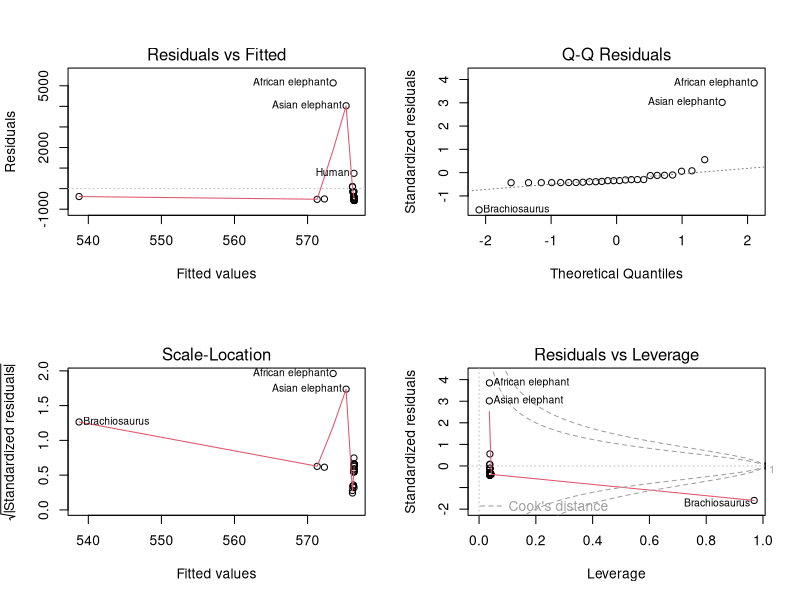
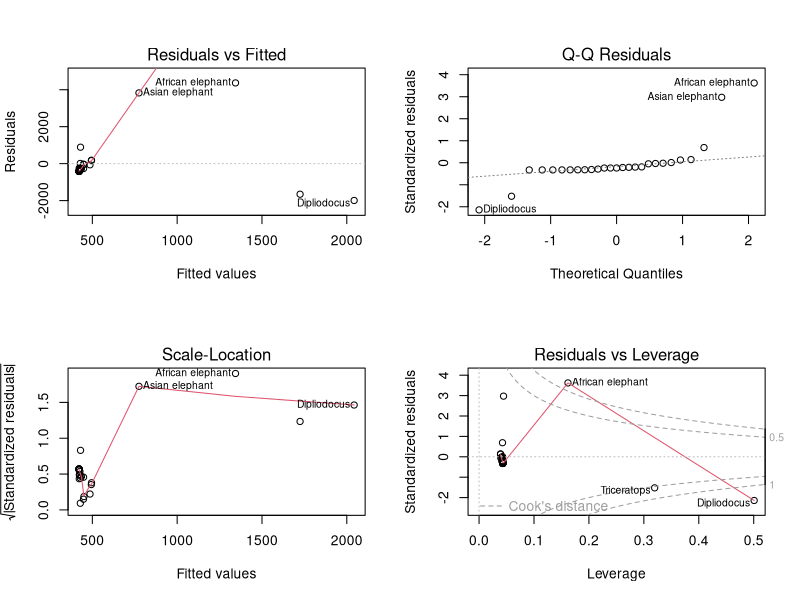
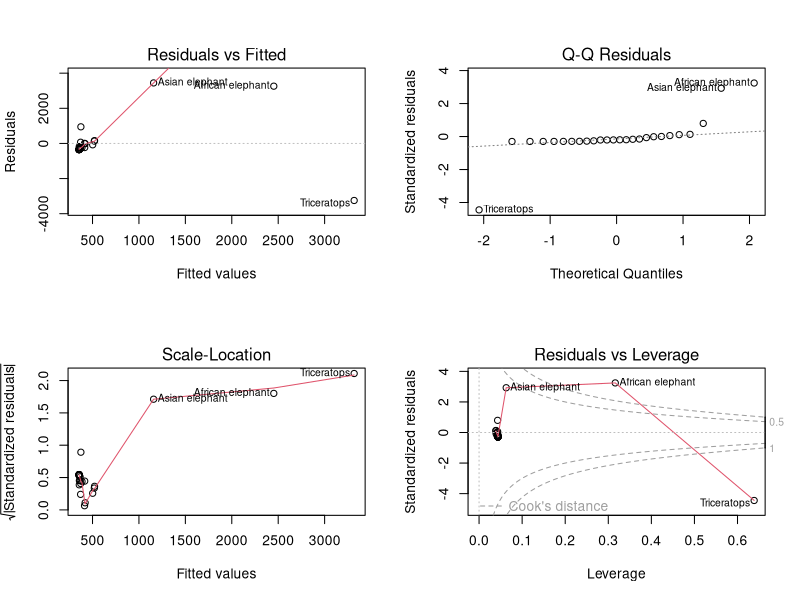
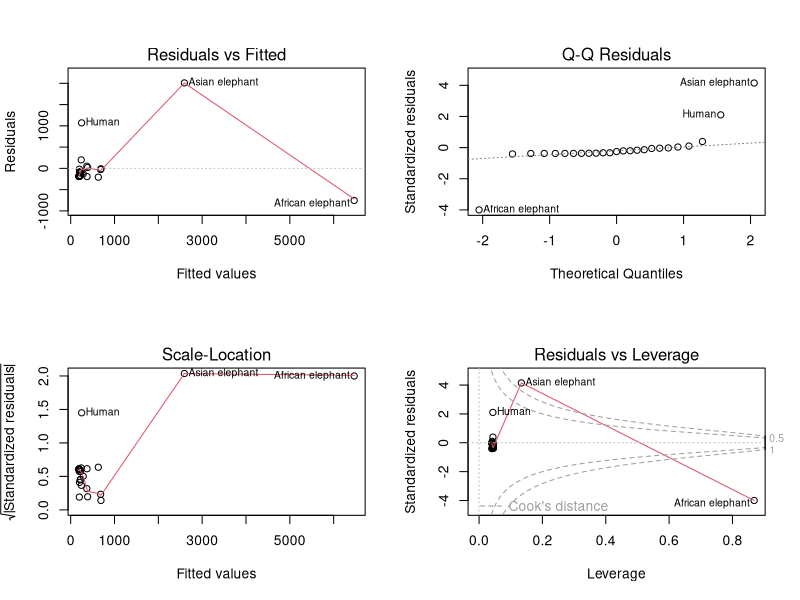
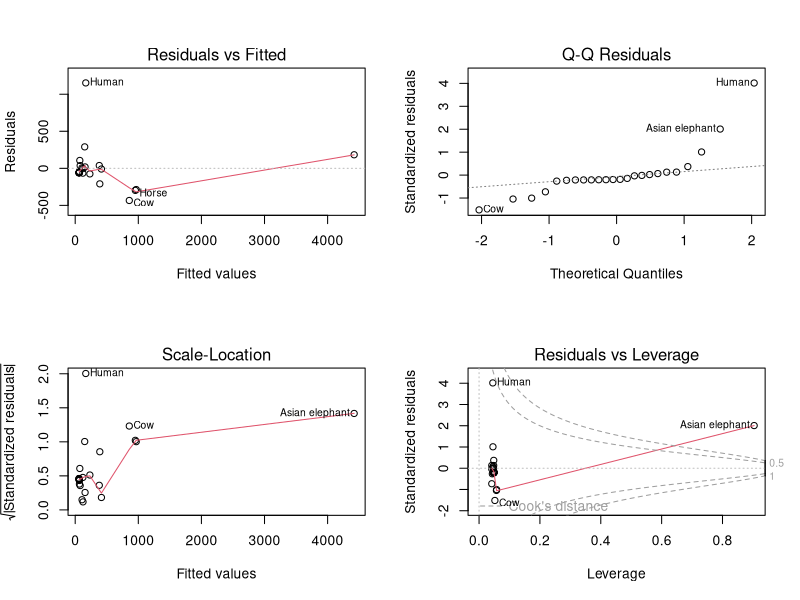
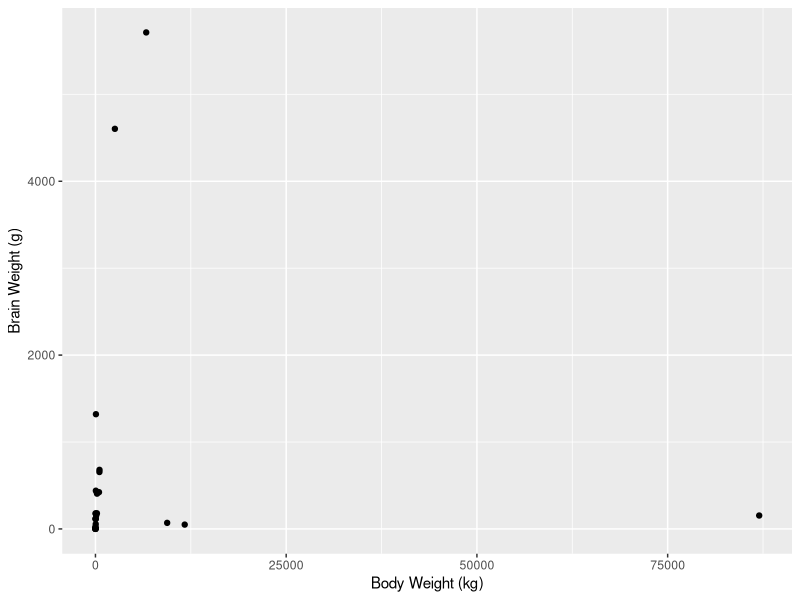
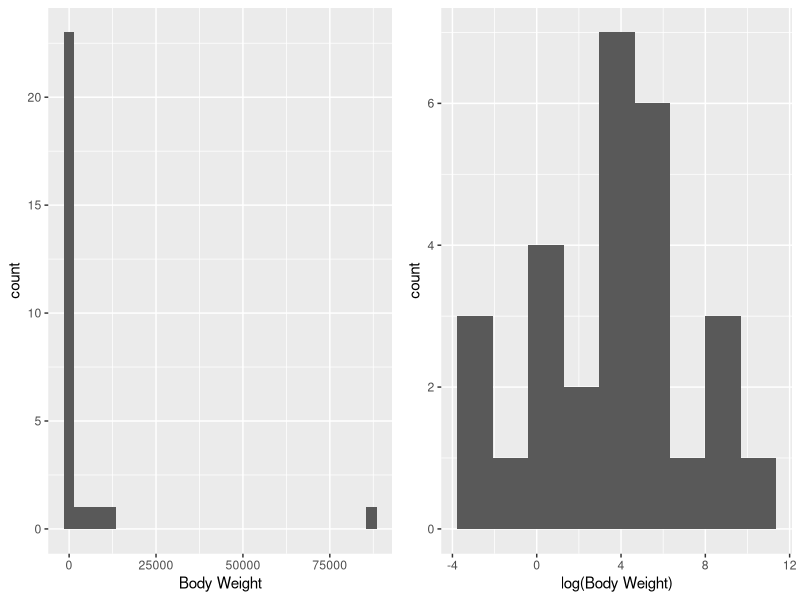
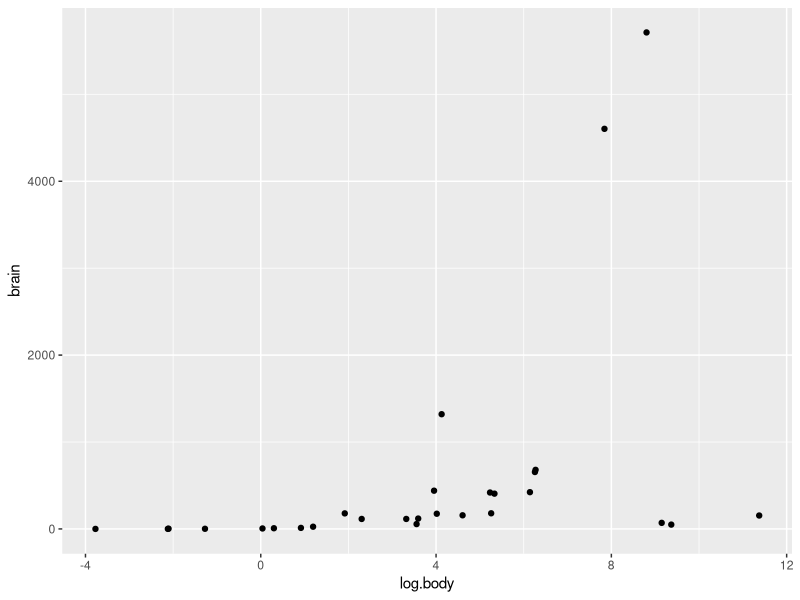

Recreate these plots in R, in order.
## ---- chunk 1
knitr::opts_chunk$set(echo = FALSE)
library(dplyr)
## ---- chunk 2
library(MASS)
data(Animals)
brain.lm = lm(brain ~ body, data=Animals)
## ---- chunk 3
par(mfrow=c(2,2))
plot(brain.lm)
## ---- chunk 4
pval = 2*(1 - pt(abs(rstudent(brain.lm)), brain.lm$df -1)) 
rownames(Animals)[pval <  .05/nrow(Animals)]
## ---- chunk 5
rownames(Animals)[cooks.distance(brain.lm) > 1]
## ---- chunk 6
brain2.lm = lm(brain ~ body, data=Animals, 
               subset = !cooks.distance(brain.lm)>1)
par(mfrow=c(2,2)); plot(brain2.lm)
## ---- chunk 7
infl = rownames(Animals) %in% c("Brachiosaurus", "Dipliodocus")
brain3.lm = lm(brain ~ body, data=Animals, 
               subset = !infl)
par(mfrow=c(2,2)); plot(brain3.lm)
## ---- chunk 8
infl = rownames(Animals) %in% c("Brachiosaurus", "Dipliodocus", "Triceratops")
brain4.lm = lm(brain ~ body, data=Animals, 
               subset = !infl)
par(mfrow=c(2,2)); plot(brain4.lm)
## ---- chunk 9
infl = rownames(Animals) %in% c("Brachiosaurus", "Dipliodocus", "Triceratops", "African elephant")
brain5.lm = lm(brain ~ body, data=Animals, 
               subset = !infl)
par(mfrow=c(2,2)); plot(brain5.lm)
## ---- chunk 10
library(ggplot2)
ggplot(Animals, aes(x=body, y=brain)) +
  geom_point() +
  xlab("Body Weight (kg)") + ylab("Brain Weight (g)") 
## ---- chunk 11
require(gridExtra)
plot1 =ggplot(data=Animals, aes(x=body)) + geom_histogram() + xlab("Body Weight")
plot2=ggplot(data=Animals, aes(x=log(body))) + 
      geom_histogram(breaks=seq(min(log(Animals$body)), max(log(Animals$body)), length = 10)) + 
      xlab("log(Body Weight)")
grid.arrange(plot1, plot2, ncol=2)
## ---- chunk 12
Animals= mutate(Animals, log.body = log(body))
ggplot(Animals, aes(log.body, brain)) + geom_point()
#plot(brain ~ body, Animals, log="x")
## ---- chunk 13
braintransX.lm = lm(brain ~ log(body), data=Animals)
par(mfrow=c(2,2))
plot(braintransX.lm)
## ---- chunk 14
Animals= mutate(Animals, log.brain= log(brain))
ggplot(Animals, aes(log.body, log.brain)) + geom_point()
#plot(brain ~ body, Animals, log="xy")
## ---- chunk 15
braintransXY.lm = lm(log(brain) ~ log(body), data=Animals)
par(mfrow=c(2,2))
plot(braintransXY.lm)
## ---- chunk 16
library(MASS)
boxcox(braintransX.lm)
